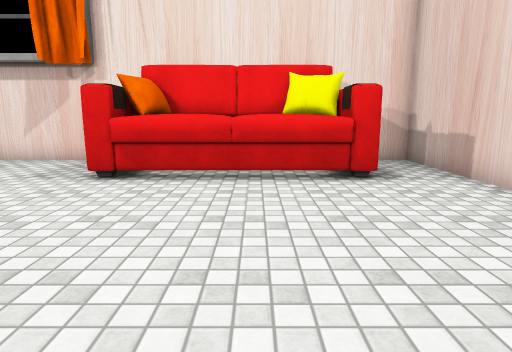
View 1 (above)

16 first-person views from a walk through a 3-D level made in the Unity game engine. The camera is 1.3 m above the floor, tilts 10° down and sees 75° across. The floor is counted in squares, 1 m on a side. Each view is taken from the middle of a square. On the plan, view 1 faces up. The plan holds only what a view shows up to about 14 squares ahead; the rest is blank. The place goes on beyond the plan. The player is left out. Some surface patterns are stand-ins.

View 2
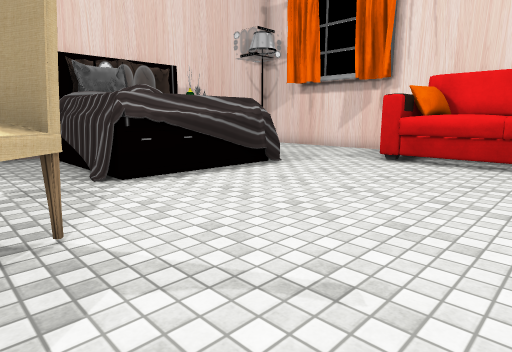

View 3
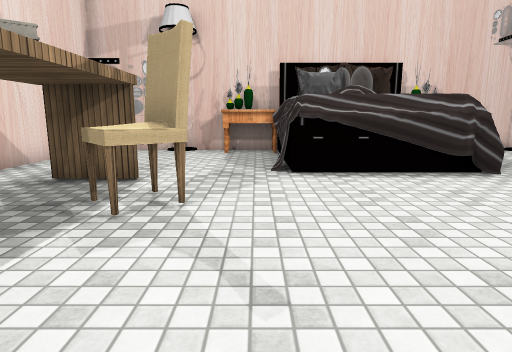

View 4
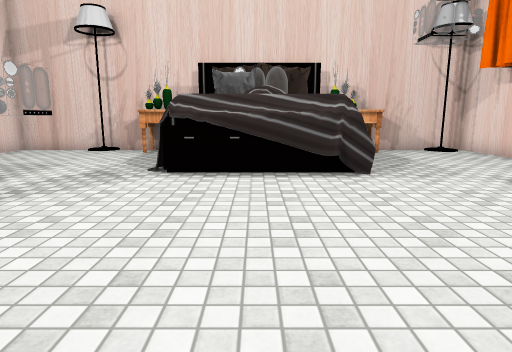

View 5
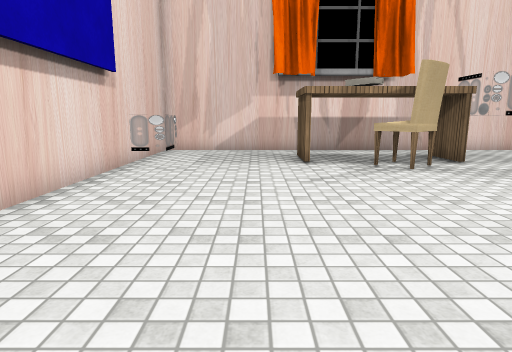

View 6
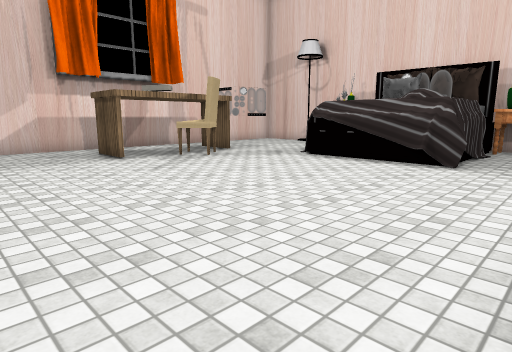

View 7
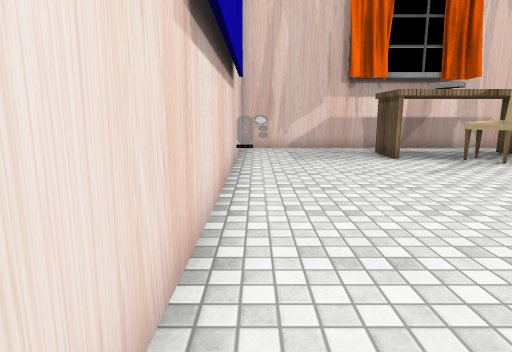

View 8
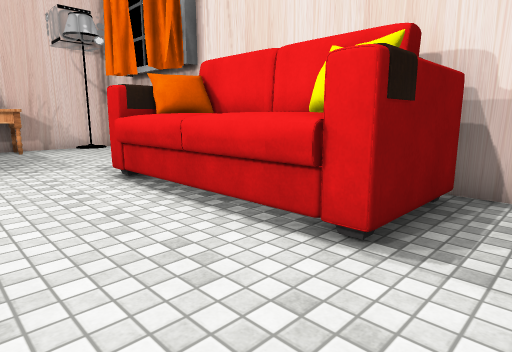

View 9
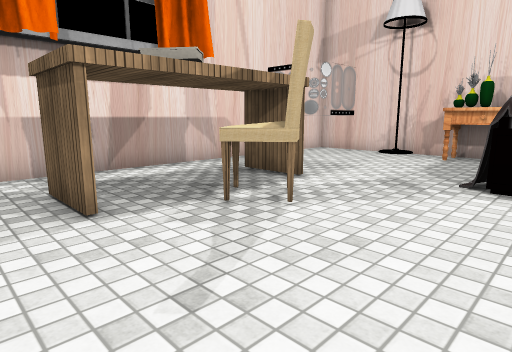

View 10
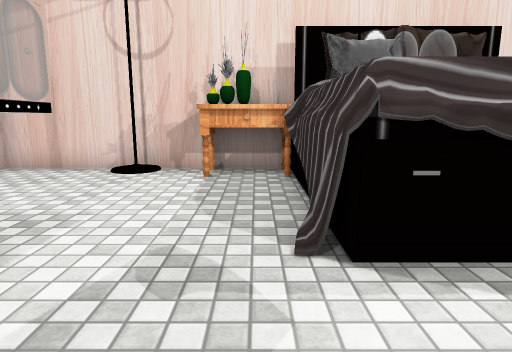

View 11
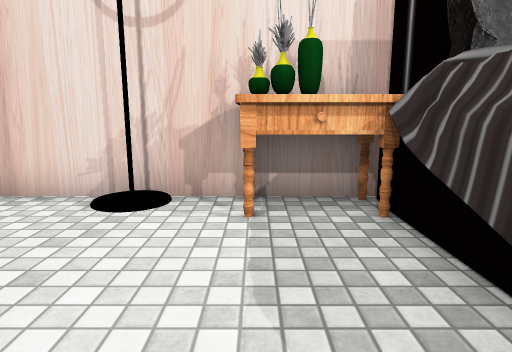

View 12
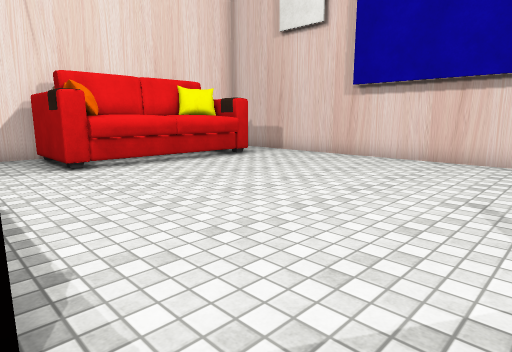

View 13
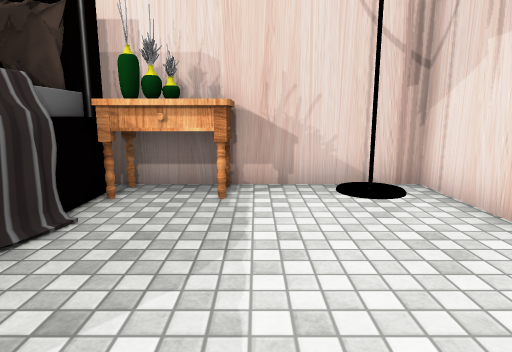

View 14
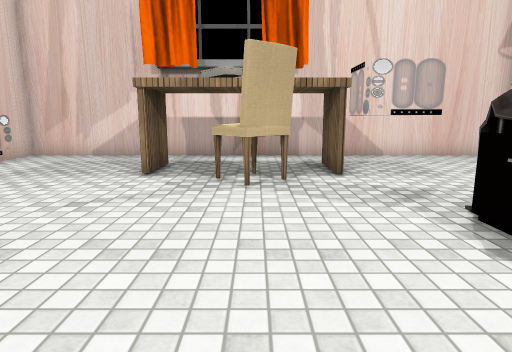

View 15
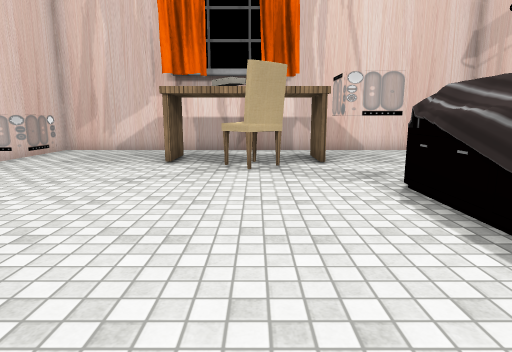

View 16
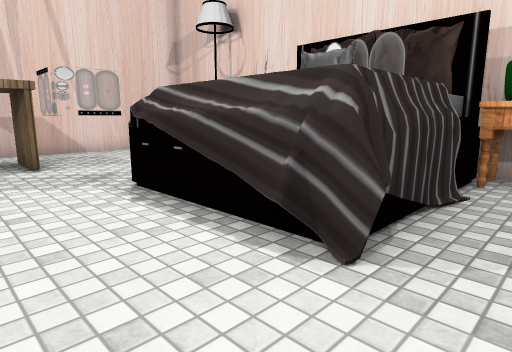

### Floor plan
Points are (right, up) in squares from view 1. A wall is a line through its corners. A room is listed if a view was taken in it or the views show most of it. See-through windows are left out.
Room 1 (views 1, 2, 3, 4, 5, 6, 7, 8, 9, 10, 11, 12, 13, 14, 15, 16)
walls: (-4.8, -3.4) (-4.8, -5.2); (-0.4, -3.5) (-0.4, -5.4); (-0.6, -5.4) (-0.6, -3.5); (-11.4, 0.1) (-11.4, -7.4) (4.6, -7.4) (4.6, 10.2) (2.4, 10.2); (-3.4, 10.2) (-11.4, 10.2) (-11.4, 4.1)
glass walls: (3.6, -3.7) (4.4, -3.7)
ways out: gap at (-11, -4)
objects: table (-11, -2) to (-10, 0); other object (-11, 0) to (-6, 5); table (-11, 5) to (-10, 6); lamp (-11, 9); lamp (-10, -4); other object (-7, -5) to (-6, -4); chair (-4, -3) to (-2, -2); other object (-3, 7) to (2, 9)

Positions as (right, up) in squares from view 1, and headings:
1: (0, 0), facing up
2: (1, -3), facing up-left
3: (2, -1), facing left
4: (2, 2), facing left
5: (1, 6), facing down
6: (4, 7), facing down-left
7: (4, 7), facing down
8: (4, 4), facing up-left
9: (1, 1), facing down-left
10: (-3, -1), facing left
11: (-6, -2), facing left
12: (-6, -2), facing up-right
13: (-5, 7), facing left
14: (-3, 4), facing down
15: (-3, 6), facing down
16: (-3, 6), facing down-left
